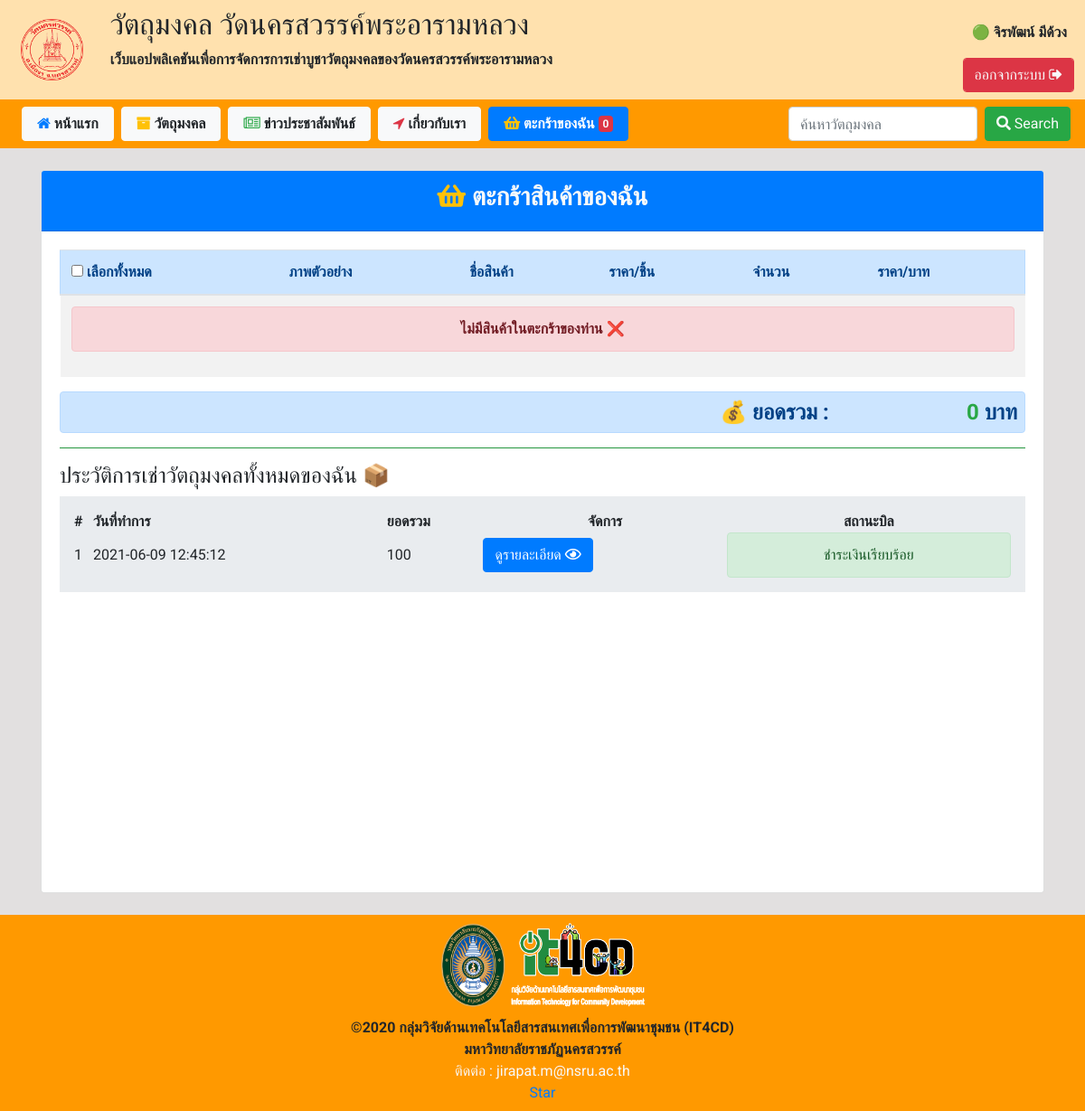
Page /index.php?p=basket (signed in) on the committed database.
### tables this page shows
CREATE TABLE `save_basket` (
  `id_save_basket` int(100) NOT NULL,
  `id_user` int(11) NOT NULL,
  `id_basket` varchar(100) NOT NULL,
  `id_product` varchar(100) NOT NULL,
  `total_prod` varchar(20) NOT NULL,
  `name_cus` varchar(100) NOT NULL DEFAULT '-' COMMENT 'ชื่อลูกค้าสำหรับแอดมิน',
  `phone_number` varchar(100) NOT NULL,
  `address_for_send` varchar(100) NOT NULL,
  `slip_img` varchar(150) NOT NULL DEFAULT 'wait',
  `date_time` timestamp NOT NULL DEFAULT current_timestamp() ON UPDATE current_timestamp(),
  `status_pay` varchar(50) NOT NULL DEFAULT 'not_pay',
  `date` datetime NOT NULL DEFAULT current_timestamp()
);

### function.php (called while the page is built, shortened)
<?php
        class DB_conn{
            function __construct(){
                $conn = mysqli_connect(DB_server, DB_user, DB_password, DB_name);
                $this->dbcon = $conn;
            }
                }
                class shopSacredObj extends DB_conn{
                    public function runQuery($query){
                        $reS = mysqli_query($this->dbcon, $query);
                        return $reS;
                    }
                }
?>

### include_for_p/basket.php (the view, shortened to what this page needs)
<div class="container mt-4 mb-4">
    <div class="card min-vh-100">
        <div class="card-header text-center bg-primary text-light">
            <h3 class="font-weight-bold"><i class="fas fa-shopping-basket text-warning"></i> ตะกร้าสินค้าของฉัน</h3>
        </div>
        <div class="card-body">
            <?php
                                        $id_user = $_SESSION['id'];
                                        $forBasket = new shopSacredObj();
                                                        $sql = $forBasket->runQuery("SELECT * FROM basket WHERE id_user='$id_user' and status_basket='wait' ");
                                                        if($sql){
                                                                ?>
            <div id="table4overflowX">
                    <table class="table table-striped w-100">
                        <thead class="alert alert-primary font-weight-bold text-nowrap">
                            <tr>
                                <th scope="col">
                                    <label class="m-0" for="checkAll"><input type="checkbox" id="checkAll"> เลือกทั้งหมด
                                    </label>
                                </th>
                                <th scope="col">
                                    ภาพตัวอย่าง
                                </th>
                                <th scope="col">
                                    ชื่อสินค้า
                                </th>
                                <th scope="col">
                                    ราคา/ชิ้น
                                </th>
                                <th scope="col">
                                    จำนวน
                                </th>
                                <th scope="col">
                                    ราคา/บาท
                                </th>
                            </tr>
                        </thead>
                        <tbody class="text-nowrap">
                            <?php
                                $i4Fetch = 1;
                                $num = mysqli_num_rows($sql);
                                if($num > 0){
                                    while($numfetch = mysqli_fetch_array($sql)){
                                        ?>
                            <tr>
                                <td>
                                    <input class="checkboxId4del" type="checkbox" name="id4del[]"
                                        value="<?php echo $numfetch['id_basket']; ?>">
                                </td>
                                <td>
                                <?php
                                            $pic = explode(',', $numfetch['cover_basket']);
                                ?>
                                    <img id="img4basket" src="image/product/<?php echo $pic[0]; ?>"
                                        alt="">
                                </td>
                                <td>
                                    <?php echo $numfetch['b_product_name'] ;?>
                                </td>
                                <td>
                                    <?php echo number_format($numfetch['b_product_price']) ;?>
                                </td>
                                <td>
                                    <?php echo $numfetch['b_product_qty'] ;?>
                                </td>
                                <td>
                                    <?php echo number_format($numfetch['b_price']) ;?>
                                </td>
                            </tr>
                            <?php
                                        $i4Fetch++;
                                            }
                                }else{
                                    ?>
                            <tr class="text-center">
                                <td colspan="7" class="font-weight-bold text-danger">
                                    <div class="alert alert-danger"> ไม่มีสินค้าในตะกร้าของท่าน ❌</div>
                                </td>
                            </tr>
                            <?php
                                }
                                ?>
                        </tbody>
                    </table>
            </div>
            <?php
                                    $slectSumprice = new shopSacredObj();
                                    $sql4slectSumprice = $slectSumprice->runQuery("SELECT SUM(b_price) FROM basket WHERE status_basket='wait' ");
                                    $fetchDT = mysqli_fetch_assoc($sql4slectSumprice);
                                    ?>
            <div class="text-right alert alert-primary p-2">
                <h4 class="font-weight-bold m-0">💰 ยอดรวม : <text><input style="width: 10rem;"
                            class="text-success font-weight-bold alert-primary border-0 text-right" name="total_prod"
                            readonly type="text" value="<?php echo number_format($fetchDT['SUM(b_price)']) ;?>"></text>
                    บาท</h4>
            </div>
            <?php
                                                        }else{
                                                            echo"Can't SQL";
                                                        }
            ?>
            <hr class="bg-success">
            <h4 class="">ประวัติการเช่าวัตถุมงคลทั้งหมดของฉัน 📦</h4>
            <div class="jumbotron jumbotron-fluid p-3">
                <?php
                                $sql4selectSaveBasket = new shopSacredObj();
                                $sqlSelect_SB = $sql4selectSaveBasket->runQuery("SELECT * FROM save_basket where id_user='$_SESSION[id]' ORDER BY id_save_basket DESC");
                                ?>
                <table id="myTable" class="w-100">
                    <thead class="text-nowrap">
                        <th>#</th>
                        <th>วันที่ทำการ</th>
                        <th>ยอดรวม</th>
                        <th class="text-center">จัดการ</th>
                        <th class="text-center">สถานะบิล</th>
                    </thead>
                    <tbody class="text-nowrap">
                        <?php
                        $i=1;
                            while($fetch_SB = mysqli_fetch_array($sqlSelect_SB)){
                                ?>
                        <tr>
                            <td><?php echo $i;?></td>
                            <td><?php echo $fetch_SB['date_time'];?></td>
                            <td><?php echo $fetch_SB["total_prod"];?></td>
                            <td>
                                <?php
                                    if($fetch_SB['status_pay'] =="not_pay"){
                                        ?>
                                         <a href="index.php?p=veiw_save_basket&id4_save_basket=<?php echo $fetch_SB['id_save_basket'] ;?>"
                                    class="btn btn-success">ชำระเงิน <i class="far fa-eye"></i></a>
                                        <?php
                                    }elseif($fetch_SB['status_pay'] =="request_img"){
                                        ?>
                                                <a href="index.php?p=veiw_save_basket&id4_save_basket=<?php echo $fetch_SB['id_save_basket'] ;?>"
                                    class="btn btn-danger">เพิ่มหลักฐานการโอนใหม่ <i class="far fa-eye"></i></a>
                                        <?php
                                    }else{
                                        ?>
                                        <a href="index.php?p=veiw_save_basket&id4_save_basket=<?php echo $fetch_SB['id_save_basket'] ;?>"
                                            class="btn btn-primary">ดูรายละเอียด <i class="far fa-eye"></i></a>
                                        <?php
                                    }
                                ?>
                            </td>
                            <td>
                                <?php
                                    if($fetch_SB['status_pay']=="not_pay"){
                                        ?>
                                <div class="m-0 alert alert-warning text-center">
                                    <?php echo"ยังไม่ชำระเงิน"; ?>
                                </div>
                                <?php
                                    }elseif($fetch_SB['status_pay']=="approved"){
                                        ?>
                                <div class="m-0 alert alert-success text-center">
                                    <?php echo"ชำระเงินเรียบร้อย"; ?>
                                </div>
                                <?php
                                    }elseif($fetch_SB['status_pay']=="wait_process"){
                                        ?>
                                <div class="m-0 alert alert-primary text-center">
                                    <?php echo"รอการตรวจสอบ..."; ?>
                                </div>
                                <?php
                                    }elseif($fetch_SB['status_pay']=="cancel_order"){
                                        ?>
                                <div class="m-0 alert alert-secondary text-center">
                                    <?php echo"ยกเลิกการดำเนินการแล้ว"; ?>
                                </div>
                                <?php
                                    }elseif($fetch_SB['status_pay']=="request_img"){
                                        ?>
                                <div class="m-0 alert alert-danger text-center">
                                    <?php echo"โปรดเพิ่มรูปภาพใหม่อีกครั้ง"; ?>
                                </div>
                                <?php
                                    }
                                ?>
                            </td>
                        </tr>
                        <?php
                        $i++;
                     }
                     ?>
                    </tbody>
                </table>
            </div>
        </div>
    </div>
</div>

### css/myself.css (style rules this page uses)
* { margin: 0px; padding: 0px; font-family: 'Roboto', sans-serif; }

### rows in the picture
save_basket: date_time "2021-06-09 12:45:12", total_prod "100", status_pay "ชำระเงินเรียบร้อย"

### other values in the picture
$_SESSION['name'] "จิรพัฒน์"
$_SESSION['lname'] "มีด้วง"
$fetch4count['count(status_basket)'] "0"
